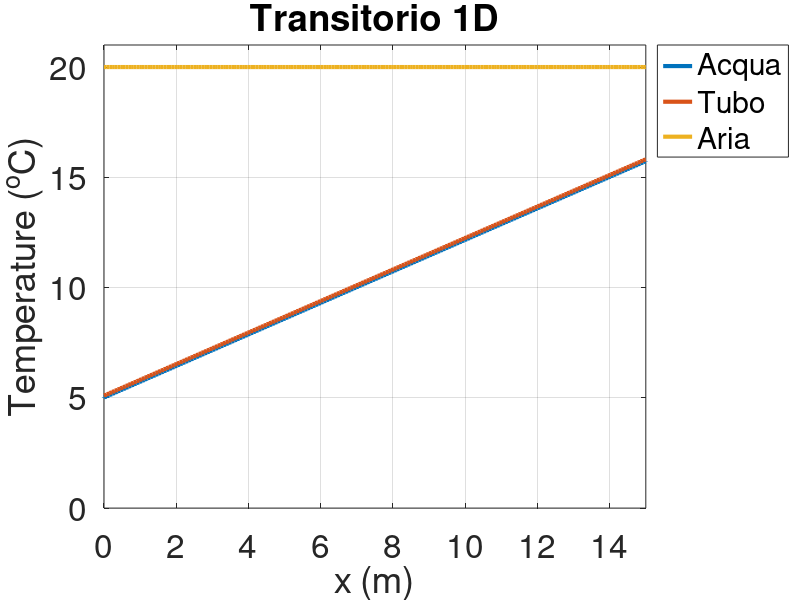

Reproduce this figure in MATLAB.
clc; clear; close all;
%% dati
% geometrici
LL = 15;
DDint = 15e-3;
DDext = DDint + 2*1.5e-3;
DDiso = DDext + 2*.5e-3;

Awetint = pi*DDint*LL;
Awetext = pi*DDext*LL;

surfint = pi*DDint^2/4;
surfext = pi*(DDext^2-DDint^2)/4;
surfiso = pi*(DDiso^2-DDext^2)/4;

volint = surfint*LL; % water
volext = surfext*LL; % copper
voliso = surfiso*LL; % insulating
voltu = volext + voliso; % tube

% fisici
rowa = 997;
cpwa = 4168;
muwa = 1.12e-6;
kkwa = .6;

kkcu = 385.0;
rocu = 8960;
cpcu = 385;

kkiso = .1;

kktu = (kkcu*volext + kkiso*voliso)/voltu;
% rotube ~ rocu
% cptube ~ cpcu

II = 1e3;
GG = .2; uu = GG/rowa/surfint; 
ReDD = uu*DDint*rowa/muwa;
Pr = cpwa*muwa/kkwa;
pp = 2e5;
TTair = 20;
T0 = 5;

roel = 1.68e-8;
qqq = roel*(II/surfext)^2;

NuDD = .023*ReDD^(4/5)*Pr^(.4); % fonte: Tabelle calcoli termici e idraulici
hhint = NuDD*kkwa/DDint;
hhext = kkiso/DDiso*(.6)^2; % fonte: Wikipedia, Churchill and Chu correlation

%% griglia spaziale
% fluido 1 - 3 - 5 - ...
% tubo + isolante 2 - 4 - 6 - ...
dx = LL/2/100;
xx = (0:dx:LL)';
xx = sort([xx;xx]);
nn = length(xx);

%% griglia temporale
tend = 70;
dt = tend/50;
time = (0:dt:tend)';
mm = length(time);

%% sistema lineare (BE + upwind)
% parametri utili
aawa = dt*uu/dx;
betawa = dt*hhint*Awetint/rowa/volint/cpwa;
aatu = dt*kktu/rocu/cpcu/dx^2;
qqqtu = qqq*dt/rocu/cpcu;
betatuint = dt*hhint*Awetint/voltu/rocu/cpcu;
betatuext = dt*hhext*Awetext/voltu/rocu/cpcu;

% diagonali
diag_ii(1:2:2*nn,1) = -aawa*ones(nn,1); % fluido (i-2)
diag_ii(2:2:2*nn,1) = -aatu*ones(nn,1); % tubo (i-2)
diag_i(1:2:2*nn,1) = -betatuint*ones(nn,1); % fluido (i-1)
diag_i(2:2:2*nn,1) = zeros(nn,1); % tubo (i-1)
diag_p(1:2:2*nn,1) = (1 + aawa + betawa)*ones(nn,1); % fluido (i)
diag_p(2:2:2*nn,1) = (1 + 2*aatu + betatuint + betatuext)*ones(nn,1); % tubo (i)
diag_s(1:2:2*nn,1) = zeros(nn,1); % fluido (i+1)
diag_s(2:2:2*nn,1) = -betawa*ones(nn,1); % tubo (i+1)
diag_ss(1:2:2*nn,1) = zeros(nn,1); % fluido (i+2)
diag_ss(2:2:2*nn,1) = -aatu*ones(nn,1); % tubo (i+2)

% termini matriciali
TT = T0*ones(2*nn,1); Tp = TT;
TTairvet = TTair*ones(nn,1);

AA = spdiags([diag_ii diag_i diag_p diag_s diag_ss],-2:2,2*nn,2*nn);
bb(1:2:2*nn,1) = zeros(nn,1); % fluido (i)
bb(2:2:2*nn,1) = (qqqtu + betatuext*TTair)*ones(nn,1); % tubo (i)

% condizioni al contorno
% fluido iniziale - dirichlet
AA(1,1) = 1;
AA(1,2) = 0;

% fluido finale - come la matrice
% AA(end-1,end) = 0;
% AA(end-1,end-1) = 1;
% AA(end-1,end-2) = 0;
% AA(end-1,end-3) = -1;

% tubo iniziale - neumann omogeneo
AA(2,1) = 0;
AA(2,2) = 1;
AA(2,3) = 0;
AA(2,4) = -1;

% tubo finale - neumann omogeneo
AA(end,end-2) = -1;
AA(end,end-1) = 0;
AA(end,end) = 1;

% ciclo
for inst = 2:mm
    BB = Tp + bb;
    
    % condizioni al contorno
    BB(1) = T0; % fluido iniziale - dirichlet
    % BB(end-1) = 0; % fluido finale - come la matrice
    BB(2) = 0; % tubo iniziale - neumann omogeneo
    BB(end) = 0; % tubo finale - neumann omogeneo
    
    TT = AA\BB;
    
    TTwa = TT(1:2:end);
    TTtu = TT(2:2:end);
    
    plot(xx,[TTwa TTtu TTairvet],'linewidth',3)
    legend('Acqua','Tubo','Aria','location','northeastoutside')
    grid on
    box on
    xlabel('x (m)')
    ylabel('Temperature (^oC)')
    set(gca,'fontsize',24)
    title('Transitorio 1D')
    ylim([0 21])
    xlim([0 LL])
    drawnow
    
    Tp = TT;
end
